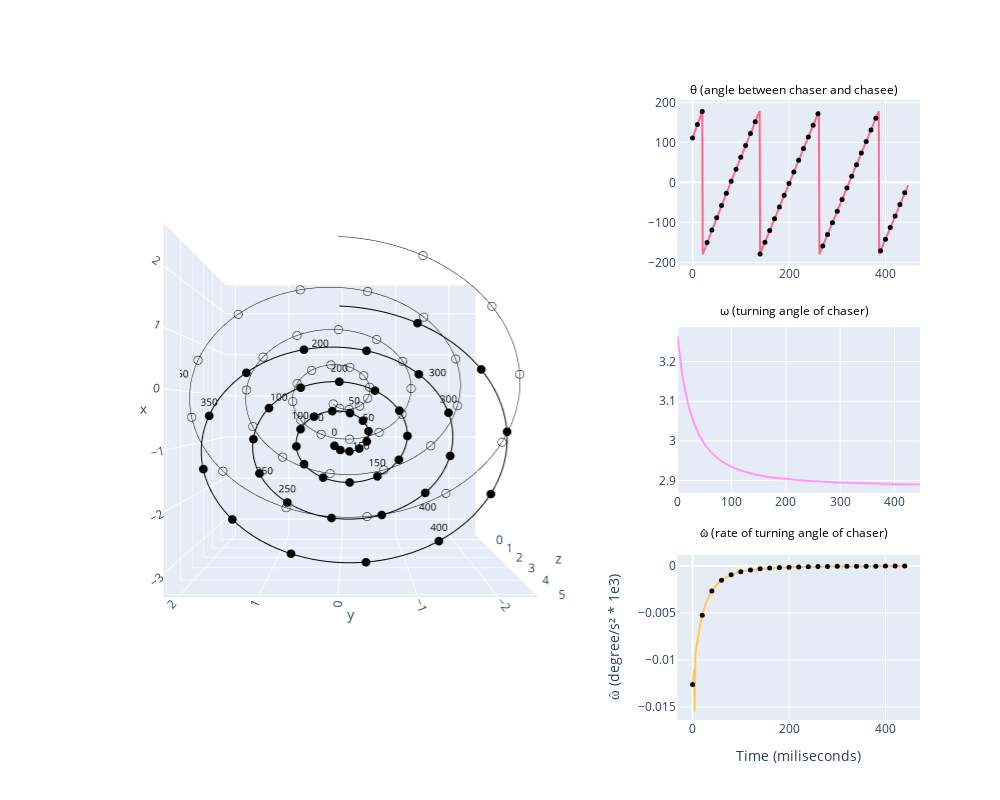

This figure's notebook cell:
### Code cell
# titles = titles = [
#     "", "", "θ (angle between chaser and chasee)",
#     "", "", "ω (turning angle of chaser)",
#     "", "", "ω̂ (rate of turning angle of chaser)"
# ]


fig = make_subplots(
    rows=3, cols=3,
#     subplot_titles=titles,
    specs=[
        [{"type": "scene", "rowspan": 3, "colspan": 2}, None, {"type": "xy"}],
        [None,                        None,              {"type": "xy"}],
        [None,                        None,              {"type": "xy"}]
          ])


################### the 3D chase plot #######################################################################
# 3D line plot to recreate the chase
line_trace_1 = go.Scatter3d(
    x = com_df.chaser_com_x, y = com_df.chaser_com_y, z = com_df.chaser_com_z,
    mode='lines',
    line=dict(color='black'),
    name='Line'
)

line_trace_2 = go.Scatter3d(
    x = com_df.chasee_com_x, y = com_df.chasee_com_y, z = com_df.chasee_com_z,
    mode='lines',
    line=dict(color='black', width=1),
    name='Line'
)

N = len(com_df)
# Markers every 10th point
marker_indices = np.arange(0, N, 10)

marker_trace_1 = go.Scatter3d(
    x=com_df.chaser_com_x[marker_indices],
    y=com_df.chaser_com_y[marker_indices],
    z=com_df.chaser_com_z[marker_indices],
    mode='markers',
    marker=dict(
        size=3,
        color='black',
        symbol='circle'
#         ['circle' if i % 2 == 0 else 'circle-open' for i in range(len(marker_indices))],
#         line=dict(width=1, color='black')
    ),
    name='Markers_chaser'
)

marker_trace_2 = go.Scatter3d(
    x=com_df.chasee_com_x[marker_indices],
    y=com_df.chasee_com_y[marker_indices],
    z=com_df.chasee_com_z[marker_indices],
    mode='markers',
    marker=dict(
        size=3,
        color='black',
        symbol='circle-open'
#         ['circle' if i % 2 == 0 else 'circle-open' for i in range(len(marker_indices))],
#         line=dict(width=1, color='black')
    ),
    name='Markers_chasee'
)


# Text labels every 50th point
text_indices = np.arange(0, N, 50)

text_trace_1 = go.Scatter3d(
    x=com_df.chaser_com_x[text_indices],
    y=com_df.chaser_com_y[text_indices],
    z=com_df.chaser_com_z[text_indices],
    mode='text',
    text=[str(i) for i in text_indices],
    textposition='top center',
    textfont=dict(size=10, color='black'),
    name='Labels_chaser'
)

text_trace_2 = go.Scatter3d(
    x=com_df.chasee_com_x[text_indices],
    y=com_df.chasee_com_y[text_indices],
    z=com_df.chasee_com_z[text_indices],
    mode='text',
    text=[str(i) for i in text_indices],
    textposition='bottom left',
    textfont=dict(size=10, color='black'),
    name='Labels_chasee'
)

# Create the figure

# Add all traces to the subplot
fig.add_trace(line_trace_1, row=1, col=1)
fig.add_trace(line_trace_2, row=1, col=1)
fig.add_trace(marker_trace_1, row=1, col=1)
fig.add_trace(marker_trace_2, row=1, col=1)
fig.add_trace(text_trace_1, row=1, col=1)
fig.add_trace(text_trace_2, row=1, col=1)

# Set the camera to view along the z-axis (xy plane)
fig.update_layout(
    scene_camera=dict(
        eye=dict(x=0., y=0., z=2.5)  # Adjust z to control the distance
    ),
    scene=dict(
        aspectmode='cube'  # Keeps the aspect ratio uniform
    )
)

############## add all the chase variables as line plots in second column ###############################
###### angle between the chasee and chaser ##############################################################
marker_trace_theta = go.Scatter(
    x=time_Axis[marker_indices],
    y=chase_df.loc[:,'chase_theta'][marker_indices],
    mode='markers',
    marker=dict(
        size=5,
        color='black',
        symbol='circle'
    ),
    name='theta'
)

fig.add_trace(go.Scatter(
    x = time_Axis, y = chase_df.loc[:,'chase_theta'],
    mode = 'lines'),
              row = 1, col = 3)
fig.add_trace(marker_trace_theta, row = 1, col = 3)


####### turning angle for the chaser ####################################################################
omega = angular_speed_df.loc[:,'chaser_theta']
omega_smoothed = signal.savgol_filter(omega, 10, 3)


fig.add_trace(go.Scatter(
        x = time_Axis, y = omega_smoothed
        , mode = 'lines'
        ),
             row = 2, col = 3)

######## rate of turning angle for the chaser ############################################################
omega_hat = np.diff(omega_smoothed)

marker_indices = np.arange(0, len(omega_hat), 20)
marker_trace_omega_hat = go.Scatter(
    x=time_Axis[marker_indices], 
    y=omega_hat[marker_indices],
    mode='markers',
    marker=dict(
        size=5,
        color='black',
        symbol='circle'
    ),
    name='omega_hat'
)

fig.add_trace(go.Scatter(
    x = time_Axis, y = omega_hat,
    mode = 'lines'),
              row = 3, col = 3)
fig.add_trace(marker_trace_omega_hat, row = 3, col = 3)

# Add manual annotations for column 3 titles
titles = [
    "θ (angle between chaser and chasee)",
    "ω (turning angle of chaser)",
    "ω̂ (rate of turning angle of chaser)"
]

for i, title in enumerate(titles):
    fig.add_annotation(
        text=title,
        xref="paper",
        yref="paper",
        x=0.85,  # far right (col 3)
        y=1.0 - (i * 1 / 2.8),  # top, middle, bottom
        xanchor="center",
        yanchor="bottom",
        showarrow=False,
        font=dict(size=12, color="black")
    )

# Final layout tweaks
fig.update_layout(
    height=800,
    width=1000,
#     title_text="Custom Titles for Column 3 Subplots",
    showlegend=False
)

fig.update_layout({
    'xaxis3': dict(title='Time (miliseconds)'),
    "yaxis3": dict(title="ω̂ (degree/s² * 1e3)", showgrid=True)
    })


fig.show()
# fig.write_html("../dataFolders/MuscaChasingMusca/Sampled1K_Figures/Chase_relationships/" + name + "theta_visualization.html")
fig.write_html("../dataFolders/MuscaChasingMusca/Outputs/" + name + "theta_visualization.html")

### Figure 1 — Plotly figure (JSON) as saved in the notebook; plotly's stock layout.template omitted (floating-point values rounded to 4 significant figures; data arrays with more than 128 entries replaced by an {"elided": "..."} marker saying what was removed)
{"data": [{"line": {"color": "black"}, "mode": "lines", "name": "Line", "scene": "scene", "type": "scatter3d", "x": {"elided": "450 float values"}, "y": {"elided": "450 float values"}, "z": {"elided": "450 float values"}}, {"line": {"color": "black", "width": 1}, "mode": "lines", "name": "Line", "scene": "scene", "type": "scatter3d", "x": {"elided": "450 float values"}, "y": {"elided": "450 float values"}, "z": {"elided": "450 float values"}}, {"marker": {"color": "black", "size": 3, "symbol": "circle"}, "mode": "markers", "name": "Markers_chaser", "scene": "scene", "type": "scatter3d", "x": [-1.204, -1.3, -1.327, -1.254, -1.081, -0.8395, -0.592, -0.4128, -0.368, -0.4928, -0.7774, -1.164, -1.557, -1.849, -1.947, -1.803, -1.43, -0.9059, -0.3568, 0.07304, 0.2588, 0.1306, -0.3028, -0.9512, -1.66, -2.249, -2.554, -2.479, -2.016, -1.263, -0.3965, 0.3659, 0.821, 0.8342, 0.378, -0.4551, -1.47, -2.416, -3.046, -3.184, -2.771, -1.888, -0.7397, 0.3925, 1.219], "y": [0.147, 0.03606, -0.1321, -0.3125, -0.446, -0.4774, -0.3748, -0.1432, 0.1711, 0.4899, 0.722, 0.789, 0.6503, 0.3184, -0.1381, -0.6084, -0.9663, -1.104, -0.9634, -0.5566, 0.03171, 0.6607, 1.168, 1.409, 1.303, 0.8508, 0.1472, -0.6413, -1.315, -1.692, -1.656, -1.192, -0.3959, 0.5466, 1.4, 1.94, 2.011, 1.571, 0.7093, -0.3749, -1.414, -2.14, -2.353, -1.976, -1.081], "z": [-0.499, -0.3988, -0.2986, -0.1984, -0.0982, 0.002004, 0.1022, 0.2024, 0.3026, 0.4028, 0.503, 0.6032, 0.7034, 0.8036, 0.9038, 1.004, 1.104, 1.204, 1.305, 1.405, 1.505, 1.605, 1.705, 1.806, 1.906, 2.006, 2.106, 2.206, 2.307, 2.407, 2.507, 2.607, 2.707, 2.808, 2.908, 3.008, 3.108, 3.208, 3.309, 3.409, 3.509, 3.609, 3.709, 3.81, 3.91]}, {"marker": {"color": "black", "size": 3, "symbol": "circle-open"}, "mode": "markers", "name": "Markers_chasee", "scene": "scene", "type": "scatter3d", "x": [-0.2045, -0.3, -0.3269, -0.2543, -0.0809, 0.1605, 0.408, 0.5872, 0.632, 0.5072, 0.2226, -0.1637, -0.557, -0.8488, -0.9469, -0.8028, -0.43, 0.09406, 0.6432, 1.073, 1.259, 1.131, 0.6972, 0.04882, -0.6602, -1.249, -1.554, -1.479, -1.016, -0.2631, 0.6035, 1.366, 1.821, 1.834, 1.378, 0.5449, -0.4704, -1.416, -2.046, -2.184, -1.771, -0.8883, 0.2603, 1.393, 2.219], "y": [0.147, 0.03606, -0.1321, -0.3125, -0.446, -0.4774, -0.3748, -0.1432, 0.1711, 0.4899, 0.722, 0.789, 0.6503, 0.3184, -0.1381, -0.6084, -0.9663, -1.104, -0.9634, -0.5566, 0.03171, 0.6607, 1.168, 1.409, 1.303, 0.8508, 0.1472, -0.6413, -1.315, -1.692, -1.656, -1.192, -0.3959, 0.5466, 1.4, 1.94, 2.011, 1.571, 0.7093, -0.3749, -1.414, -2.14, -2.353, -1.976, -1.081], "z": [0.501, 0.6012, 0.7014, 0.8016, 0.9018, 1.002, 1.102, 1.202, 1.303, 1.403, 1.503, 1.603, 1.703, 1.804, 1.904, 2.004, 2.104, 2.204, 2.305, 2.405, 2.505, 2.605, 2.705, 2.806, 2.906, 3.006, 3.106, 3.206, 3.307, 3.407, 3.507, 3.607, 3.707, 3.808, 3.908, 4.008, 4.108, 4.208, 4.309, 4.409, 4.509, 4.609, 4.709, 4.81, 4.91]}, {"mode": "text", "name": "Labels_chaser", "scene": "scene", "text": ["0", "50", "100", "150", "200", "250", "300", "350", "400"], "textfont": {"color": "black", "size": 10}, "textposition": "top center", "type": "scatter3d", "x": [-1.204, -0.8395, -0.7774, -1.803, 0.2588, -2.249, -0.3965, -0.4551, -2.771], "y": [0.147, -0.4774, 0.722, -0.6084, 0.03171, 0.8508, -1.656, 1.94, -1.414], "z": [-0.499, 0.002004, 0.503, 1.004, 1.505, 2.006, 2.507, 3.008, 3.509]}, {"mode": "text", "name": "Labels_chasee", "scene": "scene", "text": ["0", "50", "100", "150", "200", "250", "300", "350", "400"], "textfont": {"color": "black", "size": 10}, "textposition": "bottom left", "type": "scatter3d", "x": [-0.2045, 0.1605, 0.2226, -0.8028, 1.259, -1.249, 0.6035, 0.5449, -1.771], "y": [0.147, -0.4774, 0.722, -0.6084, 0.03171, 0.8508, -1.656, 1.94, -1.414], "z": [0.501, 1.002, 1.503, 2.004, 2.505, 3.006, 3.507, 4.008, 4.509]}, {"mode": "lines", "type": "scatter", "x": {"elided": "448 int values"}, "xaxis": "x", "y": {"elided": "448 float values"}, "yaxis": "y"}, {"marker": {"color": "black", "size": 5, "symbol": "circle"}, "mode": "markers", "name": "theta", "type": "scatter", "x": [0, 10, 20, 30, 40, 50, 60, 70, 80, 90, 100, 110, 120, 130, 140, 150, 160, 170, 180, 190, 200, 210, 220, 230, 240, 250, 260, 270, 280, 290, 300, 310, 320, 330, 340, 350, 360, 370, 380, 390, 400, 410, 420, 430, 440], "xaxis": "x", "y": [111.0, 144.6, 177.3, -150.8, -119.4, -88.45, -57.83, -27.47, 2.685, 32.67, 62.51, 92.25, 121.9, 151.4, -179.1, -149.7, -120.3, -90.96, -61.67, -32.42, -3.196, 26.0, 55.17, 84.32, 113.4, 142.6, 171.7, -159.3, -130.2, -101.1, -72.09, -43.06, -14.03, 14.98, 43.99, 72.99, 102.0, 131.0, 160.0, -171.1, -142.1, -113.1, -84.17, -55.21, -26.26], "yaxis": "y"}, {"mode": "lines", "type": "scatter", "x": {"elided": "448 int values"}, "xaxis": "x2", "y": {"elided": "448 float values"}, "yaxis": "y2"}, {"mode": "lines", "type": "scatter", "x": {"elided": "448 int values"}, "xaxis": "x3", "y": {"elided": "447 float values"}, "yaxis": "y3"}, {"marker": {"color": "black", "size": 5, "symbol": "circle"}, "mode": "markers", "name": "omega_hat", "type": "scatter", "x": [0, 20, 40, 60, 80, 100, 120, 140, 160, 180, 200, 220, 240, 260, 280, 300, 320, 340, 360, 380, 400, 420, 440], "xaxis": "x3", "y": [-0.01262, -0.005264, -0.002667, -0.001522, -0.0009458, -0.0006262, -0.0004354, -0.0003146, -0.0002346, -0.0001795, -0.0001404, -0.0001118, -9.053e-05, -7.429e-05, -6.172e-05, -5.182e-05, -4.394e-05, -3.757e-05, -3.238e-05, -2.81e-05, -2.454e-05, -2.156e-05, -1.904e-05], "yaxis": "y3"}], "layout": {"annotations": [{"font": {"color": "black", "size": 12}, "showarrow": false, "text": "θ (angle between chaser and chasee)", "x": 0.85, "xanchor": "center", "xref": "paper", "y": 1, "yanchor": "bottom", "yref": "paper"}, {"font": {"color": "black", "size": 12}, "showarrow": false, "text": "ω (turning angle of chaser)", "x": 0.85, "xanchor": "center", "xref": "paper", "y": 0.6429, "yanchor": "bottom", "yref": "paper"}, {"font": {"color": "black", "size": 12}, "showarrow": false, "text": "ω̂ (rate of turning angle of chaser)", "x": 0.85, "xanchor": "center", "xref": "paper", "y": 0.2857, "yanchor": "bottom", "yref": "paper"}], "height": 800, "scene": {"aspectmode": "cube", "camera": {"eye": {"x": 0, "y": 0, "z": 2.5}}, "domain": {"x": [0, 0.6444], "y": [0, 1]}}, "showlegend": false, "width": 1000, "xaxis": {"anchor": "y", "domain": [0.7111, 1]}, "xaxis2": {"anchor": "y2", "domain": [0.7111, 1]}, "xaxis3": {"anchor": "y3", "domain": [0.7111, 1], "title": {"text": "Time (miliseconds)"}}, "yaxis": {"anchor": "x", "domain": [0.7333, 1]}, "yaxis2": {"anchor": "x2", "domain": [0.3667, 0.6333]}, "yaxis3": {"anchor": "x3", "domain": [0, 0.2667], "showgrid": true, "title": {"text": "ω̂ (degree/s² * 1e3)"}}}}
